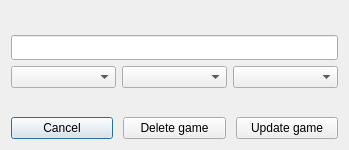
<?xml version="1.0" encoding="UTF-8"?>
<ui version="4.0">
 <class>Dialog</class>
 <widget class="QDialog" name="Dialog">
  <property name="geometry">
   <rect>
    <x>0</x>
    <y>0</y>
    <width>347</width>
    <height>150</height>
   </rect>
  </property>
  <property name="windowTitle">
   <string>Dialog</string>
  </property>
  <layout class="QVBoxLayout" name="verticalLayout">
   <item>
    <spacer name="verticalSpacer_2">
     <property name="orientation">
      <enum>Qt::Vertical</enum>
     </property>
     <property name="sizeHint" stdset="0">
      <size>
       <width>20</width>
       <height>11</height>
      </size>
     </property>
    </spacer>
   </item>
   <item>
    <widget class="QLineEdit" name="lineEdit_title">
     <property name="minimumSize">
      <size>
       <width>327</width>
       <height>25</height>
      </size>
     </property>
     <property name="maximumSize">
      <size>
       <width>327</width>
       <height>25</height>
      </size>
     </property>
    </widget>
   </item>
   <item>
    <layout class="QHBoxLayout" name="horizontalLayout_4">
     <item>
      <widget class="QComboBox" name="comboBox_status"/>
     </item>
     <item>
      <widget class="QComboBox" name="comboBox_console"/>
     </item>
     <item>
      <widget class="QComboBox" name="comboBox_score"/>
     </item>
    </layout>
   </item>
   <item>
    <spacer name="verticalSpacer">
     <property name="orientation">
      <enum>Qt::Vertical</enum>
     </property>
     <property name="sizeHint" stdset="0">
      <size>
       <width>20</width>
       <height>12</height>
      </size>
     </property>
    </spacer>
   </item>
   <item>
    <layout class="QHBoxLayout" name="horizontalLayout_3">
     <property name="spacing">
      <number>10</number>
     </property>
     <item>
      <widget class="QPushButton" name="button_cancel">
       <property name="text">
        <string>Cancel</string>
       </property>
      </widget>
     </item>
     <item>
      <widget class="QPushButton" name="button_delete">
       <property name="text">
        <string>Delete game</string>
       </property>
      </widget>
     </item>
     <item>
      <widget class="QPushButton" name="button_update">
       <property name="text">
        <string>Update game</string>
       </property>
      </widget>
     </item>
    </layout>
   </item>
  </layout>
 </widget>
 <resources/>
 <connections/>
</ui>
